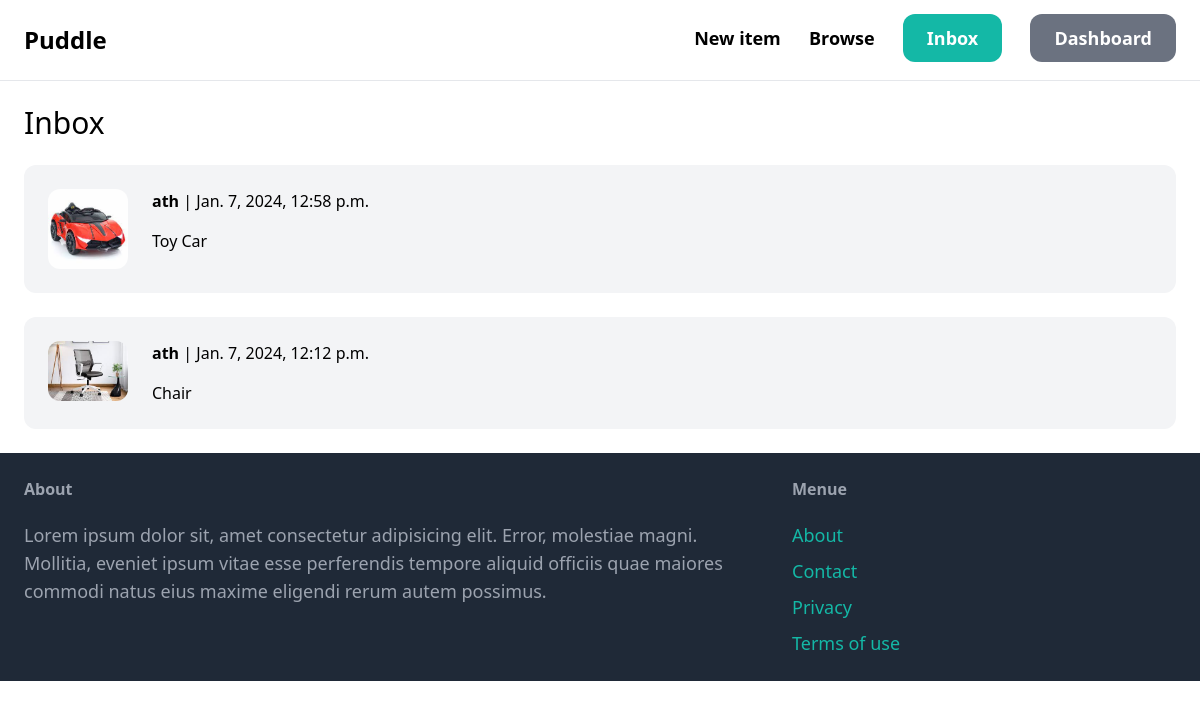
The page /inbox/ (signed in) on the database its author committed.
### conversation/models.py (models this page shows)
class Conversation(models.Model):
    item = models.ForeignKey(Item, related_name='conversations', on_delete=models.CASCADE)
    members = models.ManyToManyField(User, related_name='conversations')
    created_at = models.DateTimeField(auto_now_add=True)
    modified_at = models.DateTimeField(auto_now=True)
    class Meta:
        ordering = ('-modified_at',)

### item/models.py (models this page shows, shortened)
class Item(models.Model):
    category = models.ForeignKey(Category, related_name='items', on_delete=models.CASCADE)
    name = models.CharField(max_length=255)
    description = models.TextField(blank=True, null=True)
    price = models.FloatField()
    image = models.ImageField(upload_to='item_images', blank=True, null=True)
    is_sold = models.BooleanField(default=False)
    created_by = models.ForeignKey(User, related_name='items', on_delete=models.CASCADE)
    created_at = models.DateTimeField(auto_now_add=True)

### conversation/views.py (the view)
# urls.py: path('', views.inbox, name='inbox'),
@login_required
def inbox(request):
        conversations = Conversation.objects.filter(members__in=[request.user.id])
        return render(request,'conversation/inbox.html',{
             'conversations':conversations,
        })

### conversation/templates/conversation/inbox.html (shortened to what this page needs)
{% extends 'core/base.html' %}
{% block content %}
<h1 class="mb-6 text-3xl">Inbox</h1>
<div class="space-y-6">
    {% for conversation in conversations %}
        <a href="{% url 'conversation:detail' conversation.id %}" class="block">
            <div class="p-6 flex bg-gray-100 rounded-xl">
                <div class="pr-6">
                    <img src="{{conversation.item.image.url}}" alt="" class="w-20 rounded-xl">
                </div>
                <div>
                    {% for member in conversation.members.all %}
                        {% if member != request.user %}
                            <p class="mb-4"><strong>{{member.username}}</strong> | {{ conversation.modified_at }}</p>
                            <p>{{conversation.item.name}}</p>
                        {%endif%}
                    {%endfor%}
                </div>
            </div>
        </a>
    {%endfor %}
</div>
{% endblock %}

### rows shown on the page
Conversation: item.image (picture), modified_at "Jan. 7, 2024, 12:58 p.m.", item.name "Toy Car"
Conversation: item.image (picture), modified_at "Jan. 7, 2024, 12:12 p.m.", item.name "Chair"

### other values the page prints
{{ member.username }} "ath"
